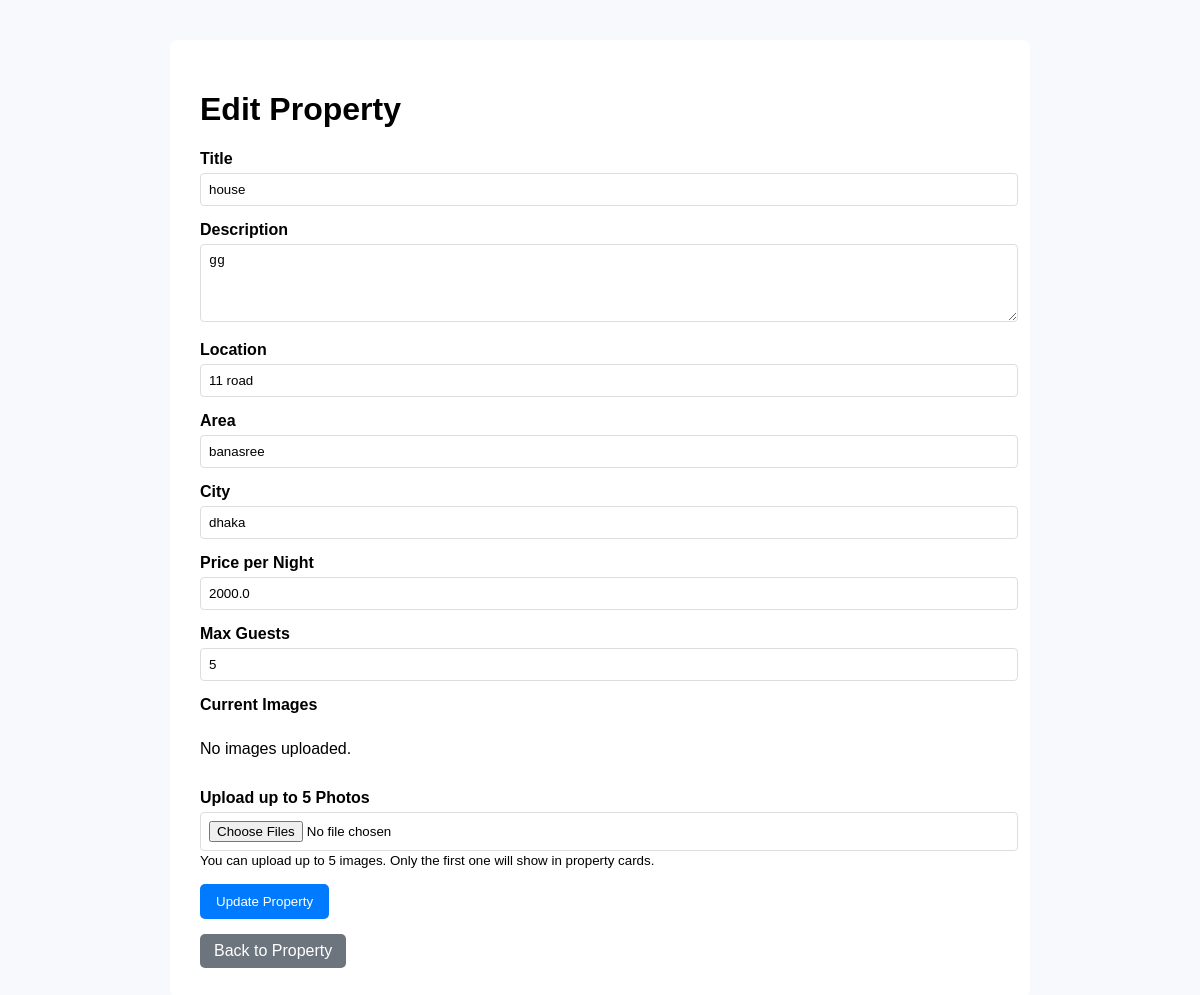
/property/property/3/edit (signed in), run on the app's committed database.
### app/models/property.py (models this page shows, shortened)
class Property(db.Model):
    id = db.Column(db.Integer, primary_key=True)
    title = db.Column(db.String(120), nullable=False)
    description = db.Column(db.Text, nullable=False)
    location = db.Column(db.String(200))
    price = db.Column(db.Float, nullable=False, default=0.0)
    host_id = db.Column(db.Integer, db.ForeignKey('user.id'), nullable=False)
    max_guests = db.Column(db.Integer)
    status = db.Column(db.String(20), default='active')  # active, inactive, pending, rejected
    area = db.Column(db.String(100), nullable=False)
    city = db.Column(db.String(100), nullable=False)
    created_at = db.Column(db.DateTime, default=datetime.utcnow)
    photos = db.relationship("PropertyPhoto", back_populates="property", cascade="all, delete-orphan")
    bookings = db.relationship("Booking", back_populates="property_item", cascade="all, delete-orphan", passive_deletes=True)
    host = db.relationship("User", back_populates="hosted_properties", foreign_keys=[host_id])
    photos_rel = db.relationship('PropertyPhoto', back_populates='property', cascade="all, delete-orphan")
    reviews = db.relationship('Review', back_populates='property', cascade='all, delete-orphan')
    wishlisted_by = db.relationship("Wishlist", back_populates="property")

### app/routes/property.py (the view, shortened to what this page needs)
@property_bp.route('/property/<int:property_id>/edit', methods=['GET', 'POST'])
@login_required
def edit_property(property_id):
    property = Property.query.get_or_404(property_id)
    form = PropertyForm(obj=property)
    return render_template('edit_property.html', form=form, property=property)

### app/forms/property_form.py
class PropertyForm(FlaskForm):
    title = StringField('Title', validators=[DataRequired(), Length(max=120)])
    description = TextAreaField('Description', validators=[DataRequired()])
    location = StringField('Location', validators=[DataRequired(), Length(max=200)])
    area = StringField('Area', validators=[DataRequired(), Length(max=100)])
    city = StringField('City', validators=[DataRequired(), Length(max=100)])
    price = FloatField('Price per Night', validators=[DataRequired(), NumberRange(min=0)])
    max_guests = IntegerField('Max Guests', validators=[DataRequired(), NumberRange(min=1)])
    status = SelectField('Status', choices=[
        ('active', 'Active'),
        ('inactive', 'Inactive'),
        ('pending', 'Pending'),
        ('rejected', 'Rejected')
    ], default='active')
    images = MultipleFileField('Upload up to 5 Photos', validators=[Optional()])
    submit = SubmitField('List Property')

### app/models/user.py (called while the page is built)
@login_manager.user_loader
def load_user(user_id):
    return User.query.get(int(user_id))

### app/templates/edit_property.html (shortened to what this page needs)
<!DOCTYPE html>
<html lang="en">
<head>
</head>
<body>
<div class="container">
    <h1>Edit Property</h1>
    <form method="POST" enctype="multipart/form-data">
        <div class="form-group">
            {{ form.title.label }} {{ form.title(class="form-control") }}
        </div>
        <div class="form-group">
            {{ form.description.label }} {{ form.description(class="form-control", rows=4) }}
        </div>
        <div class="form-group">
            {{ form.location.label }} {{ form.location(class="form-control") }}
        </div>
        <div class="form-group">
            {{ form.area.label }} {{ form.area(class="form-control") }}
        </div>
        <div class="form-group">
            {{ form.city.label }} {{ form.city(class="form-control") }}
        </div>
        <div class="form-group">
            {{ form.price.label }} {{ form.price(class="form-control") }}
        </div>
        <div class="form-group">
            {{ form.max_guests.label }} {{ form.max_guests(class="form-control") }}
        </div>
        <div class="form-group">
            <label>Current Images</label>
            <div class="current-images">
                {% for img in property.images %}
                    <div class="image-box">
                        <img src="{{ url_for('static', filename='uploads/' ~ img.filename) }}" alt="Property Image">
                        <label>
                            <input type="checkbox" name="remove_images" value="{{ img.id }}"> Remove
                        </label>
                    </div>
                {% else %}
                    <p>No images uploaded.</p>
                {% endfor %}
            </div>
        </div>
        <div class="form-group">
            {{ form.images.label }}
            {{ form.images(class="form-control", multiple=true) }}
            <small>You can upload up to 5 images. Only the first one will show in property cards.</small>
        </div>
        <button type="submit" class="btn-submit">Update Property</button>
    </form>
    <a href="{{ url_for('property.view_property', property_id=property.id) }}" class="back-button">Back to Property</a>
</div>
</body>
</html>

### app/templates/edit_property.html (style rules this page uses)
body { font-family: Arial; background: #f7f9fc; }
.container { max-width: 800px; margin: 40px auto; padding: 30px; background: white; border-radius: 8px; }
.form-group { margin-bottom: 15px; }
label { display: block; font-weight: bold; margin-bottom: 5px; }
input, textarea { width: 100%; padding: 8px; border-radius: 4px; border: 1px solid #ddd; }
.btn-submit { background: #007BFF; color: white; padding: 10px 16px; border: none; border-radius: 5px; cursor: pointer; }
.back-button { display: inline-block; margin-top: 15px; padding: 8px 14px; background: #6c757d; color: white; text-decoration: none; border-radius: 5px; }
.current-images { display: flex; flex-wrap: wrap; gap: 15px; margin-top: 10px; }

### data on the page
Property: title "house", description "gg", location "11 road", area "banasree", city "dhaka", price "2000.0", max_guests "5"
